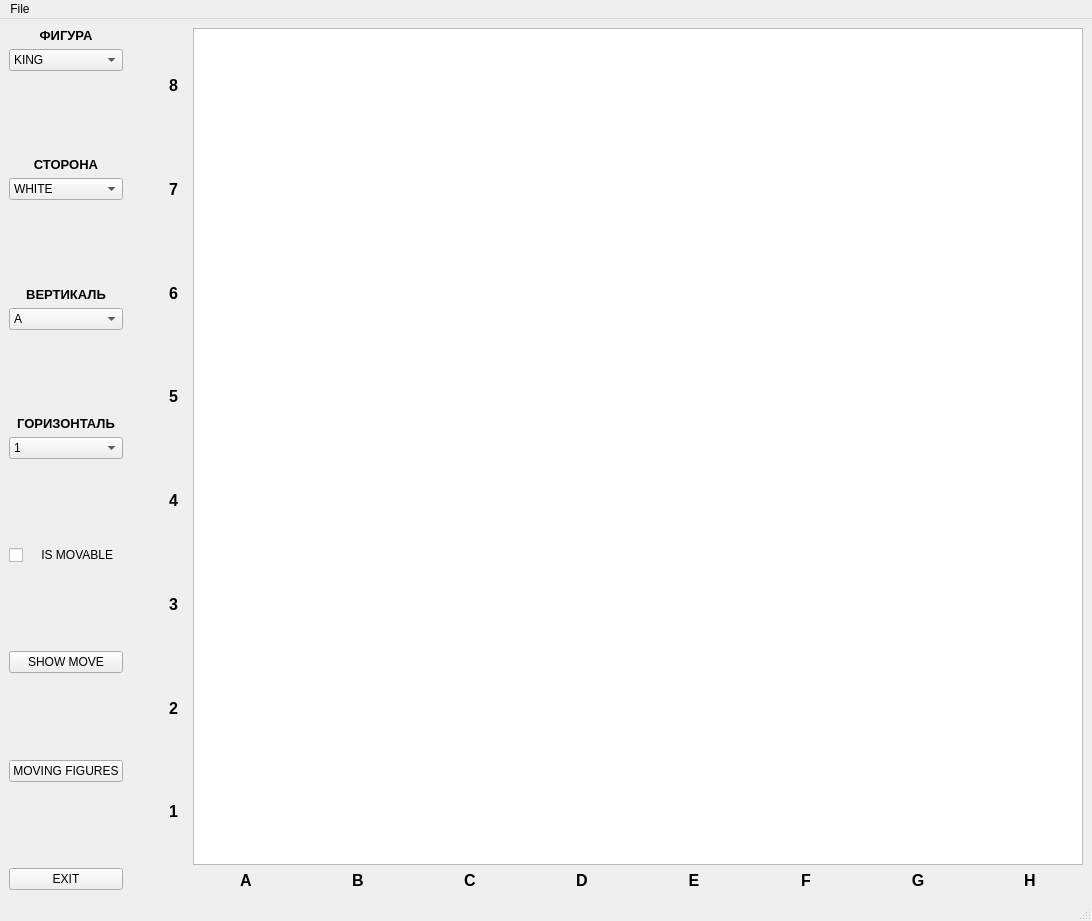
<?xml version="1.0" encoding="UTF-8"?>
<ui version="4.0">
 <class>MainWindow</class>
 <widget class="QMainWindow" name="MainWindow">
  <property name="geometry">
   <rect>
    <x>0</x>
    <y>0</y>
    <width>1092</width>
    <height>921</height>
   </rect>
  </property>
  <property name="windowTitle">
   <string>MainWindow</string>
  </property>
  <widget class="QWidget" name="centralwidget">
   <layout class="QHBoxLayout" name="horizontalLayout_3">
    <item>
     <layout class="QVBoxLayout" name="verticalLayout">
      <item>
       <widget class="QLabel" name="l_Figure">
        <property name="sizePolicy">
         <sizepolicy hsizetype="Preferred" vsizetype="Fixed">
          <horstretch>0</horstretch>
          <verstretch>0</verstretch>
         </sizepolicy>
        </property>
        <property name="text">
         <string>&lt;html&gt;&lt;head/&gt;&lt;body&gt;&lt;p align=&quot;center&quot;&gt;&lt;span style=&quot; font-size:10pt; font-weight:600;&quot;&gt;ФИГУРА&lt;/span&gt;&lt;/p&gt;&lt;/body&gt;&lt;/html&gt;</string>
        </property>
       </widget>
      </item>
      <item>
       <widget class="QComboBox" name="cB_Figure">
        <item>
         <property name="text">
          <string>KING</string>
         </property>
        </item>
        <item>
         <property name="text">
          <string>ROOK</string>
         </property>
        </item>
        <item>
         <property name="text">
          <string>BISHOP</string>
         </property>
        </item>
        <item>
         <property name="text">
          <string>QUEEN</string>
         </property>
        </item>
        <item>
         <property name="text">
          <string>PAWN</string>
         </property>
        </item>
        <item>
         <property name="text">
          <string>KNIGHT</string>
         </property>
        </item>
       </widget>
      </item>
      <item>
       <spacer name="verticalSpacer_8">
        <property name="orientation">
         <enum>Qt::Vertical</enum>
        </property>
        <property name="sizeType">
         <enum>QSizePolicy::Expanding</enum>
        </property>
        <property name="sizeHint" stdset="0">
         <size>
          <width>20</width>
          <height>40</height>
         </size>
        </property>
       </spacer>
      </item>
      <item>
       <widget class="QLabel" name="l_Side">
        <property name="sizePolicy">
         <sizepolicy hsizetype="Preferred" vsizetype="Fixed">
          <horstretch>0</horstretch>
          <verstretch>0</verstretch>
         </sizepolicy>
        </property>
        <property name="text">
         <string>&lt;html&gt;&lt;head/&gt;&lt;body&gt;&lt;p align=&quot;center&quot;&gt;&lt;span style=&quot; font-size:10pt; font-weight:600;&quot;&gt;СТОРОНА&lt;/span&gt;&lt;/p&gt;&lt;/body&gt;&lt;/html&gt;</string>
        </property>
       </widget>
      </item>
      <item>
       <widget class="QComboBox" name="cB_Side">
        <item>
         <property name="text">
          <string>WHITE</string>
         </property>
        </item>
        <item>
         <property name="text">
          <string>BLACK</string>
         </property>
        </item>
       </widget>
      </item>
      <item>
       <spacer name="verticalSpacer_10">
        <property name="orientation">
         <enum>Qt::Vertical</enum>
        </property>
        <property name="sizeType">
         <enum>QSizePolicy::Expanding</enum>
        </property>
        <property name="sizeHint" stdset="0">
         <size>
          <width>20</width>
          <height>40</height>
         </size>
        </property>
       </spacer>
      </item>
      <item>
       <widget class="QLabel" name="l_Vertical">
        <property name="sizePolicy">
         <sizepolicy hsizetype="Preferred" vsizetype="Fixed">
          <horstretch>0</horstretch>
          <verstretch>0</verstretch>
         </sizepolicy>
        </property>
        <property name="text">
         <string>&lt;html&gt;&lt;head/&gt;&lt;body&gt;&lt;p align=&quot;center&quot;&gt;&lt;span style=&quot; font-size:10pt; font-weight:600;&quot;&gt;ВЕРТИКАЛЬ&lt;/span&gt;&lt;/p&gt;&lt;/body&gt;&lt;/html&gt;</string>
        </property>
       </widget>
      </item>
      <item>
       <widget class="QComboBox" name="cB_Vertical">
        <item>
         <property name="text">
          <string>A</string>
         </property>
        </item>
        <item>
         <property name="text">
          <string>B</string>
         </property>
        </item>
        <item>
         <property name="text">
          <string>C</string>
         </property>
        </item>
        <item>
         <property name="text">
          <string>D</string>
         </property>
        </item>
        <item>
         <property name="text">
          <string>E</string>
         </property>
        </item>
        <item>
         <property name="text">
          <string>F</string>
         </property>
        </item>
        <item>
         <property name="text">
          <string>G</string>
         </property>
        </item>
        <item>
         <property name="text">
          <string>H</string>
         </property>
        </item>
       </widget>
      </item>
      <item>
       <spacer name="verticalSpacer_6">
        <property name="orientation">
         <enum>Qt::Vertical</enum>
        </property>
        <property name="sizeType">
         <enum>QSizePolicy::Expanding</enum>
        </property>
        <property name="sizeHint" stdset="0">
         <size>
          <width>20</width>
          <height>40</height>
         </size>
        </property>
       </spacer>
      </item>
      <item>
       <widget class="QLabel" name="l_Horizontal">
        <property name="sizePolicy">
         <sizepolicy hsizetype="Preferred" vsizetype="Fixed">
          <horstretch>0</horstretch>
          <verstretch>0</verstretch>
         </sizepolicy>
        </property>
        <property name="text">
         <string>&lt;html&gt;&lt;head/&gt;&lt;body&gt;&lt;p align=&quot;center&quot;&gt;&lt;span style=&quot; font-size:10pt; font-weight:600;&quot;&gt;ГОРИЗОНТАЛЬ&lt;/span&gt;&lt;/p&gt;&lt;/body&gt;&lt;/html&gt;</string>
        </property>
       </widget>
      </item>
      <item>
       <widget class="QComboBox" name="cB_Hotizontal">
        <item>
         <property name="text">
          <string>1</string>
         </property>
        </item>
        <item>
         <property name="text">
          <string>2</string>
         </property>
        </item>
        <item>
         <property name="text">
          <string>3</string>
         </property>
        </item>
        <item>
         <property name="text">
          <string>4</string>
         </property>
        </item>
        <item>
         <property name="text">
          <string>5</string>
         </property>
        </item>
        <item>
         <property name="text">
          <string>6</string>
         </property>
        </item>
        <item>
         <property name="text">
          <string>7</string>
         </property>
        </item>
        <item>
         <property name="text">
          <string>8</string>
         </property>
        </item>
       </widget>
      </item>
      <item>
       <spacer name="verticalSpacer_2">
        <property name="orientation">
         <enum>Qt::Vertical</enum>
        </property>
        <property name="sizeType">
         <enum>QSizePolicy::Expanding</enum>
        </property>
        <property name="sizeHint" stdset="0">
         <size>
          <width>20</width>
          <height>40</height>
         </size>
        </property>
       </spacer>
      </item>
      <item>
       <widget class="QCheckBox" name="cB_IsMovable">
        <property name="sizePolicy">
         <sizepolicy hsizetype="Preferred" vsizetype="Fixed">
          <horstretch>0</horstretch>
          <verstretch>0</verstretch>
         </sizepolicy>
        </property>
        <property name="text">
         <string>    IS MOVABLE</string>
        </property>
       </widget>
      </item>
      <item>
       <spacer name="verticalSpacer_4">
        <property name="orientation">
         <enum>Qt::Vertical</enum>
        </property>
        <property name="sizeType">
         <enum>QSizePolicy::Expanding</enum>
        </property>
        <property name="sizeHint" stdset="0">
         <size>
          <width>20</width>
          <height>40</height>
         </size>
        </property>
       </spacer>
      </item>
      <item>
       <widget class="QPushButton" name="pB_ShowMove">
        <property name="text">
         <string>SHOW MOVE</string>
        </property>
       </widget>
      </item>
      <item>
       <spacer name="verticalSpacer_5">
        <property name="orientation">
         <enum>Qt::Vertical</enum>
        </property>
        <property name="sizeType">
         <enum>QSizePolicy::Expanding</enum>
        </property>
        <property name="sizeHint" stdset="0">
         <size>
          <width>20</width>
          <height>40</height>
         </size>
        </property>
       </spacer>
      </item>
      <item>
       <widget class="QPushButton" name="pB_MovingFigures">
        <property name="text">
         <string>MOVING FIGURES</string>
        </property>
       </widget>
      </item>
      <item>
       <spacer name="verticalSpacer_3">
        <property name="orientation">
         <enum>Qt::Vertical</enum>
        </property>
        <property name="sizeType">
         <enum>QSizePolicy::Expanding</enum>
        </property>
        <property name="sizeHint" stdset="0">
         <size>
          <width>20</width>
          <height>40</height>
         </size>
        </property>
       </spacer>
      </item>
      <item>
       <widget class="QPushButton" name="pB_Exit">
        <property name="text">
         <string>EXIT</string>
        </property>
       </widget>
      </item>
     </layout>
    </item>
    <item>
     <spacer name="horizontalSpacer">
      <property name="orientation">
       <enum>Qt::Horizontal</enum>
      </property>
      <property name="sizeType">
       <enum>QSizePolicy::Maximum</enum>
      </property>
      <property name="sizeHint" stdset="0">
       <size>
        <width>20</width>
        <height>20</height>
       </size>
      </property>
     </spacer>
    </item>
    <item>
     <layout class="QHBoxLayout" name="horizontalLayout_2">
      <item>
       <widget class="QWidget" name="verticalWidget_2" native="true">
        <property name="enabled">
         <bool>true</bool>
        </property>
        <property name="sizePolicy">
         <sizepolicy hsizetype="Preferred" vsizetype="Preferred">
          <horstretch>0</horstretch>
          <verstretch>0</verstretch>
         </sizepolicy>
        </property>
        <layout class="QVBoxLayout" name="verticalLayout_2">
         <item>
          <widget class="QLabel" name="l_8">
           <property name="text">
            <string>&lt;html&gt;&lt;head/&gt;&lt;body&gt;&lt;p align=&quot;right&quot;&gt;&lt;span style=&quot; font-size:12pt; font-weight:600;&quot;&gt;8&lt;/span&gt;&lt;/p&gt;&lt;/body&gt;&lt;/html&gt;</string>
           </property>
          </widget>
         </item>
         <item>
          <widget class="QLabel" name="l_7">
           <property name="text">
            <string>&lt;html&gt;&lt;head/&gt;&lt;body&gt;&lt;p align=&quot;right&quot;&gt;&lt;span style=&quot; font-size:12pt; font-weight:600;&quot;&gt;7&lt;/span&gt;&lt;/p&gt;&lt;/body&gt;&lt;/html&gt;</string>
           </property>
          </widget>
         </item>
         <item>
          <widget class="QLabel" name="l_6">
           <property name="text">
            <string>&lt;html&gt;&lt;head/&gt;&lt;body&gt;&lt;p align=&quot;right&quot;&gt;&lt;span style=&quot; font-size:12pt; font-weight:600;&quot;&gt;6&lt;/span&gt;&lt;/p&gt;&lt;/body&gt;&lt;/html&gt;</string>
           </property>
          </widget>
         </item>
         <item>
          <widget class="QLabel" name="l_5">
           <property name="text">
            <string>&lt;html&gt;&lt;head/&gt;&lt;body&gt;&lt;p align=&quot;right&quot;&gt;&lt;span style=&quot; font-size:12pt; font-weight:600;&quot;&gt;5&lt;/span&gt;&lt;/p&gt;&lt;/body&gt;&lt;/html&gt;</string>
           </property>
          </widget>
         </item>
         <item>
          <widget class="QLabel" name="l_4">
           <property name="text">
            <string>&lt;html&gt;&lt;head/&gt;&lt;body&gt;&lt;p align=&quot;right&quot;&gt;&lt;span style=&quot; font-size:12pt; font-weight:600;&quot;&gt;4&lt;/span&gt;&lt;/p&gt;&lt;/body&gt;&lt;/html&gt;</string>
           </property>
          </widget>
         </item>
         <item>
          <widget class="QLabel" name="l_3">
           <property name="text">
            <string>&lt;html&gt;&lt;head/&gt;&lt;body&gt;&lt;p align=&quot;right&quot;&gt;&lt;span style=&quot; font-size:12pt; font-weight:600;&quot;&gt;3&lt;/span&gt;&lt;/p&gt;&lt;/body&gt;&lt;/html&gt;</string>
           </property>
          </widget>
         </item>
         <item>
          <widget class="QLabel" name="l_2">
           <property name="text">
            <string>&lt;html&gt;&lt;head/&gt;&lt;body&gt;&lt;p align=&quot;right&quot;&gt;&lt;span style=&quot; font-size:12pt; font-weight:600;&quot;&gt;2&lt;/span&gt;&lt;/p&gt;&lt;/body&gt;&lt;/html&gt;</string>
           </property>
          </widget>
         </item>
         <item>
          <widget class="QLabel" name="l_1">
           <property name="enabled">
            <bool>true</bool>
           </property>
           <property name="text">
            <string>&lt;html&gt;&lt;head/&gt;&lt;body&gt;&lt;p align=&quot;right&quot;&gt;&lt;span style=&quot; font-size:12pt; font-weight:600;&quot;&gt;1&lt;/span&gt;&lt;/p&gt;&lt;/body&gt;&lt;/html&gt;</string>
           </property>
          </widget>
         </item>
         <item>
          <spacer name="verticalSpacer">
           <property name="orientation">
            <enum>Qt::Vertical</enum>
           </property>
           <property name="sizeType">
            <enum>QSizePolicy::Maximum</enum>
           </property>
           <property name="sizeHint" stdset="0">
            <size>
             <width>20</width>
             <height>20</height>
            </size>
           </property>
          </spacer>
         </item>
        </layout>
       </widget>
      </item>
      <item>
       <layout class="QVBoxLayout" name="verticalLayout_3">
        <item>
         <widget class="QGraphicsView" name="graphicsView">
          <property name="enabled">
           <bool>true</bool>
          </property>
          <property name="minimumSize">
           <size>
            <width>0</width>
            <height>0</height>
           </size>
          </property>
         </widget>
        </item>
        <item>
         <layout class="QHBoxLayout" name="horizontalLayout">
          <item>
           <widget class="QLabel" name="l_A">
            <property name="sizePolicy">
             <sizepolicy hsizetype="Preferred" vsizetype="Preferred">
              <horstretch>0</horstretch>
              <verstretch>0</verstretch>
             </sizepolicy>
            </property>
            <property name="text">
             <string>&lt;html&gt;&lt;head/&gt;&lt;body&gt;&lt;p align=&quot;center&quot;&gt;&lt;span style=&quot; font-size:12pt; font-weight:600;&quot;&gt;A&lt;/span&gt;&lt;/p&gt;&lt;/body&gt;&lt;/html&gt;</string>
            </property>
           </widget>
          </item>
          <item>
           <widget class="QLabel" name="l_B">
            <property name="text">
             <string>&lt;html&gt;&lt;head/&gt;&lt;body&gt;&lt;p align=&quot;center&quot;&gt;&lt;span style=&quot; font-size:12pt; font-weight:600;&quot;&gt;B&lt;/span&gt;&lt;/p&gt;&lt;/body&gt;&lt;/html&gt;</string>
            </property>
           </widget>
          </item>
          <item>
           <widget class="QLabel" name="l_C">
            <property name="text">
             <string>&lt;html&gt;&lt;head/&gt;&lt;body&gt;&lt;p align=&quot;center&quot;&gt;&lt;span style=&quot; font-size:12pt; font-weight:600;&quot;&gt;C&lt;/span&gt;&lt;/p&gt;&lt;/body&gt;&lt;/html&gt;</string>
            </property>
           </widget>
          </item>
          <item>
           <widget class="QLabel" name="l_D">
            <property name="text">
             <string>&lt;html&gt;&lt;head/&gt;&lt;body&gt;&lt;p align=&quot;center&quot;&gt;&lt;span style=&quot; font-size:12pt; font-weight:600;&quot;&gt;D&lt;/span&gt;&lt;/p&gt;&lt;/body&gt;&lt;/html&gt;</string>
            </property>
           </widget>
          </item>
          <item>
           <widget class="QLabel" name="l_E">
            <property name="text">
             <string>&lt;html&gt;&lt;head/&gt;&lt;body&gt;&lt;p align=&quot;center&quot;&gt;&lt;span style=&quot; font-size:12pt; font-weight:600;&quot;&gt;E&lt;/span&gt;&lt;/p&gt;&lt;/body&gt;&lt;/html&gt;</string>
            </property>
           </widget>
          </item>
          <item>
           <widget class="QLabel" name="l_F">
            <property name="text">
             <string>&lt;html&gt;&lt;head/&gt;&lt;body&gt;&lt;p align=&quot;center&quot;&gt;&lt;span style=&quot; font-size:12pt; font-weight:600;&quot;&gt;F&lt;/span&gt;&lt;/p&gt;&lt;/body&gt;&lt;/html&gt;</string>
            </property>
           </widget>
          </item>
          <item>
           <widget class="QLabel" name="l_G">
            <property name="text">
             <string>&lt;html&gt;&lt;head/&gt;&lt;body&gt;&lt;p align=&quot;center&quot;&gt;&lt;span style=&quot; font-size:12pt; font-weight:600;&quot;&gt;G&lt;/span&gt;&lt;/p&gt;&lt;/body&gt;&lt;/html&gt;</string>
            </property>
           </widget>
          </item>
          <item>
           <widget class="QLabel" name="label_8">
            <property name="text">
             <string>&lt;html&gt;&lt;head/&gt;&lt;body&gt;&lt;p align=&quot;center&quot;&gt;&lt;span style=&quot; font-size:12pt; font-weight:600;&quot;&gt;H&lt;/span&gt;&lt;/p&gt;&lt;/body&gt;&lt;/html&gt;</string>
            </property>
           </widget>
          </item>
         </layout>
        </item>
       </layout>
      </item>
     </layout>
    </item>
   </layout>
  </widget>
  <widget class="QMenuBar" name="menubar">
   <property name="geometry">
    <rect>
     <x>0</x>
     <y>0</y>
     <width>1092</width>
     <height>26</height>
    </rect>
   </property>
   <widget class="QMenu" name="menuFile">
    <property name="title">
     <string>File</string>
    </property>
    <widget class="QMenu" name="menuSound">
     <property name="title">
      <string>Sound</string>
     </property>
     <addaction name="actionOn"/>
     <addaction name="actionOff"/>
    </widget>
    <addaction name="actionAbout"/>
    <addaction name="menuSound"/>
    <addaction name="separator"/>
    <addaction name="actionExit"/>
   </widget>
   <addaction name="menuFile"/>
  </widget>
  <widget class="QStatusBar" name="statusbar"/>
  <action name="actionAbout">
   <property name="text">
    <string>About</string>
   </property>
  </action>
  <action name="actionExit">
   <property name="text">
    <string>Exit</string>
   </property>
  </action>
  <action name="actionOn">
   <property name="checkable">
    <bool>true</bool>
   </property>
   <property name="checked">
    <bool>true</bool>
   </property>
   <property name="text">
    <string>On</string>
   </property>
  </action>
  <action name="actionOff">
   <property name="checkable">
    <bool>true</bool>
   </property>
   <property name="checked">
    <bool>false</bool>
   </property>
   <property name="text">
    <string>Off</string>
   </property>
  </action>
 </widget>
 <resources/>
 <connections>
  <connection>
   <sender>pB_Exit</sender>
   <signal>clicked()</signal>
   <receiver>MainWindow</receiver>
   <slot>close()</slot>
   <hints>
    <hint type="sourcelabel">
     <x>111</x>
     <y>883</y>
    </hint>
    <hint type="destinationlabel">
     <x>538</x>
     <y>474</y>
    </hint>
   </hints>
  </connection>
  <connection>
   <sender>cB_Hotizontal</sender>
   <signal>currentIndexChanged(int)</signal>
   <receiver>MainWindow</receiver>
   <slot>ChangeHorizontal(int)</slot>
   <hints>
    <hint type="sourcelabel">
     <x>114</x>
     <y>469</y>
    </hint>
    <hint type="destinationlabel">
     <x>538</x>
     <y>474</y>
    </hint>
   </hints>
  </connection>
  <connection>
   <sender>cB_Vertical</sender>
   <signal>currentIndexChanged(int)</signal>
   <receiver>MainWindow</receiver>
   <slot>ChangeVertical(int)</slot>
   <hints>
    <hint type="sourcelabel">
     <x>114</x>
     <y>342</y>
    </hint>
    <hint type="destinationlabel">
     <x>538</x>
     <y>474</y>
    </hint>
   </hints>
  </connection>
  <connection>
   <sender>cB_Figure</sender>
   <signal>currentIndexChanged(int)</signal>
   <receiver>MainWindow</receiver>
   <slot>ChangeFigure(int)</slot>
   <hints>
    <hint type="sourcelabel">
     <x>114</x>
     <y>87</y>
    </hint>
    <hint type="destinationlabel">
     <x>538</x>
     <y>474</y>
    </hint>
   </hints>
  </connection>
  <connection>
   <sender>cB_Side</sender>
   <signal>currentIndexChanged(int)</signal>
   <receiver>MainWindow</receiver>
   <slot>ChangeSide(int)</slot>
   <hints>
    <hint type="sourcelabel">
     <x>114</x>
     <y>214</y>
    </hint>
    <hint type="destinationlabel">
     <x>538</x>
     <y>474</y>
    </hint>
   </hints>
  </connection>
  <connection>
   <sender>cB_IsMovable</sender>
   <signal>clicked(bool)</signal>
   <receiver>MainWindow</receiver>
   <slot>ChangeMove(bool)</slot>
   <hints>
    <hint type="sourcelabel">
     <x>102</x>
     <y>567</y>
    </hint>
    <hint type="destinationlabel">
     <x>545</x>
     <y>460</y>
    </hint>
   </hints>
  </connection>
  <connection>
   <sender>pB_ShowMove</sender>
   <signal>clicked()</signal>
   <receiver>MainWindow</receiver>
   <slot>ShowMove()</slot>
   <hints>
    <hint type="sourcelabel">
     <x>90</x>
     <y>672</y>
    </hint>
    <hint type="destinationlabel">
     <x>545</x>
     <y>460</y>
    </hint>
   </hints>
  </connection>
  <connection>
   <sender>actionExit</sender>
   <signal>triggered()</signal>
   <receiver>MainWindow</receiver>
   <slot>close()</slot>
   <hints>
    <hint type="sourcelabel">
     <x>-1</x>
     <y>-1</y>
    </hint>
    <hint type="destinationlabel">
     <x>545</x>
     <y>460</y>
    </hint>
   </hints>
  </connection>
  <connection>
   <sender>pB_MovingFigures</sender>
   <signal>clicked()</signal>
   <receiver>MainWindow</receiver>
   <slot>MovingFigures()</slot>
   <hints>
    <hint type="sourcelabel">
     <x>69</x>
     <y>764</y>
    </hint>
    <hint type="destinationlabel">
     <x>545</x>
     <y>460</y>
    </hint>
   </hints>
  </connection>
  <connection>
   <sender>actionAbout</sender>
   <signal>triggered()</signal>
   <receiver>MainWindow</receiver>
   <slot>About()</slot>
   <hints>
    <hint type="sourcelabel">
     <x>-1</x>
     <y>-1</y>
    </hint>
    <hint type="destinationlabel">
     <x>545</x>
     <y>460</y>
    </hint>
   </hints>
  </connection>
  <connection>
   <sender>actionOn</sender>
   <signal>triggered()</signal>
   <receiver>MainWindow</receiver>
   <slot>OnSound()</slot>
   <hints>
    <hint type="sourcelabel">
     <x>-1</x>
     <y>-1</y>
    </hint>
    <hint type="destinationlabel">
     <x>545</x>
     <y>460</y>
    </hint>
   </hints>
  </connection>
  <connection>
   <sender>actionOff</sender>
   <signal>triggered()</signal>
   <receiver>MainWindow</receiver>
   <slot>OffSound()</slot>
   <hints>
    <hint type="sourcelabel">
     <x>-1</x>
     <y>-1</y>
    </hint>
    <hint type="destinationlabel">
     <x>545</x>
     <y>460</y>
    </hint>
   </hints>
  </connection>
 </connections>
 <slots>
  <slot>ChangeFigure(int)</slot>
  <slot>ChangeSide(int)</slot>
  <slot>ChangeVertical(int)</slot>
  <slot>ChangeHorizontal(int)</slot>
  <slot>ChangeMove(bool)</slot>
  <slot>ShowMove()</slot>
  <slot>MovingFigures()</slot>
  <slot>About()</slot>
  <slot>OnSound()</slot>
  <slot>OffSound()</slot>
  <slot>slot1(int)</slot>
 </slots>
</ui>
